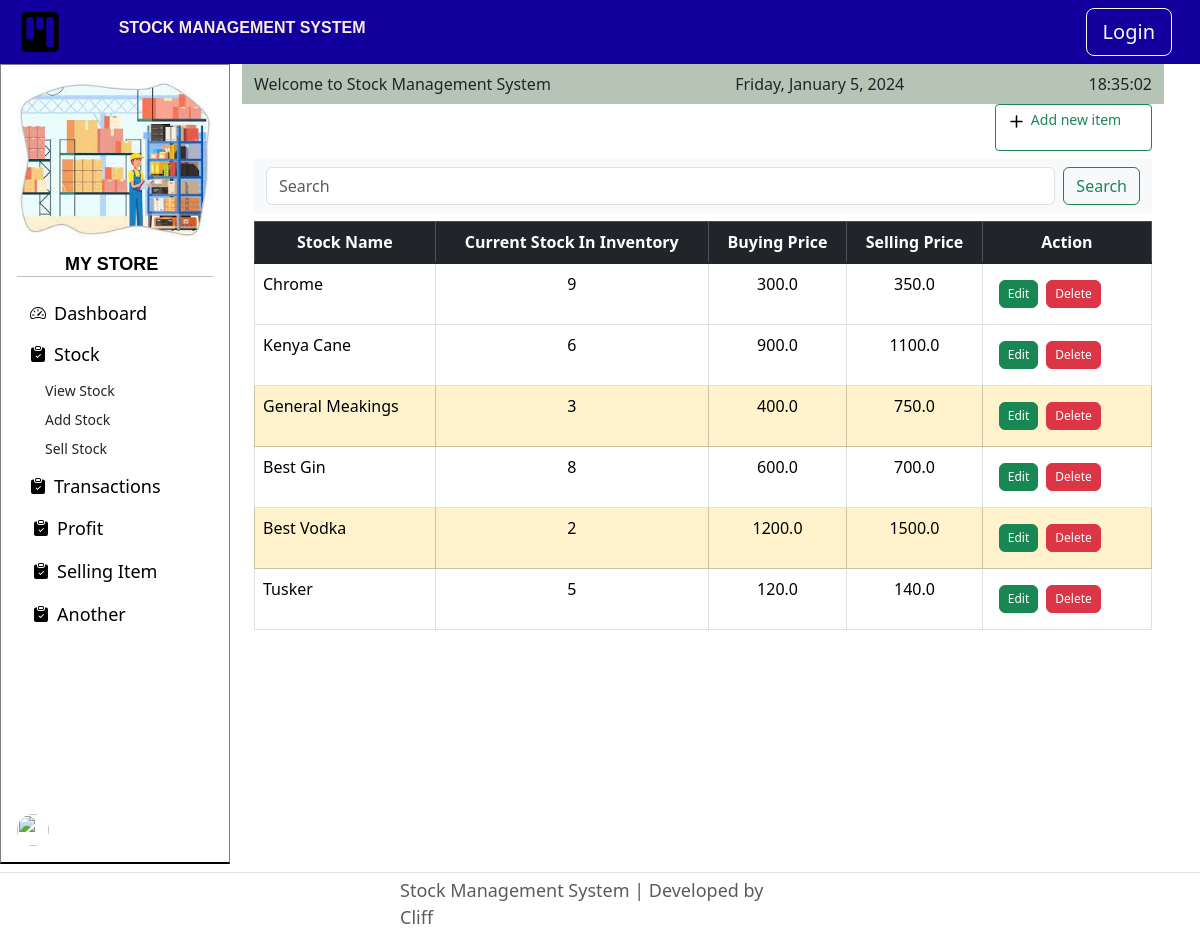
Page /stock on the earlier database version.
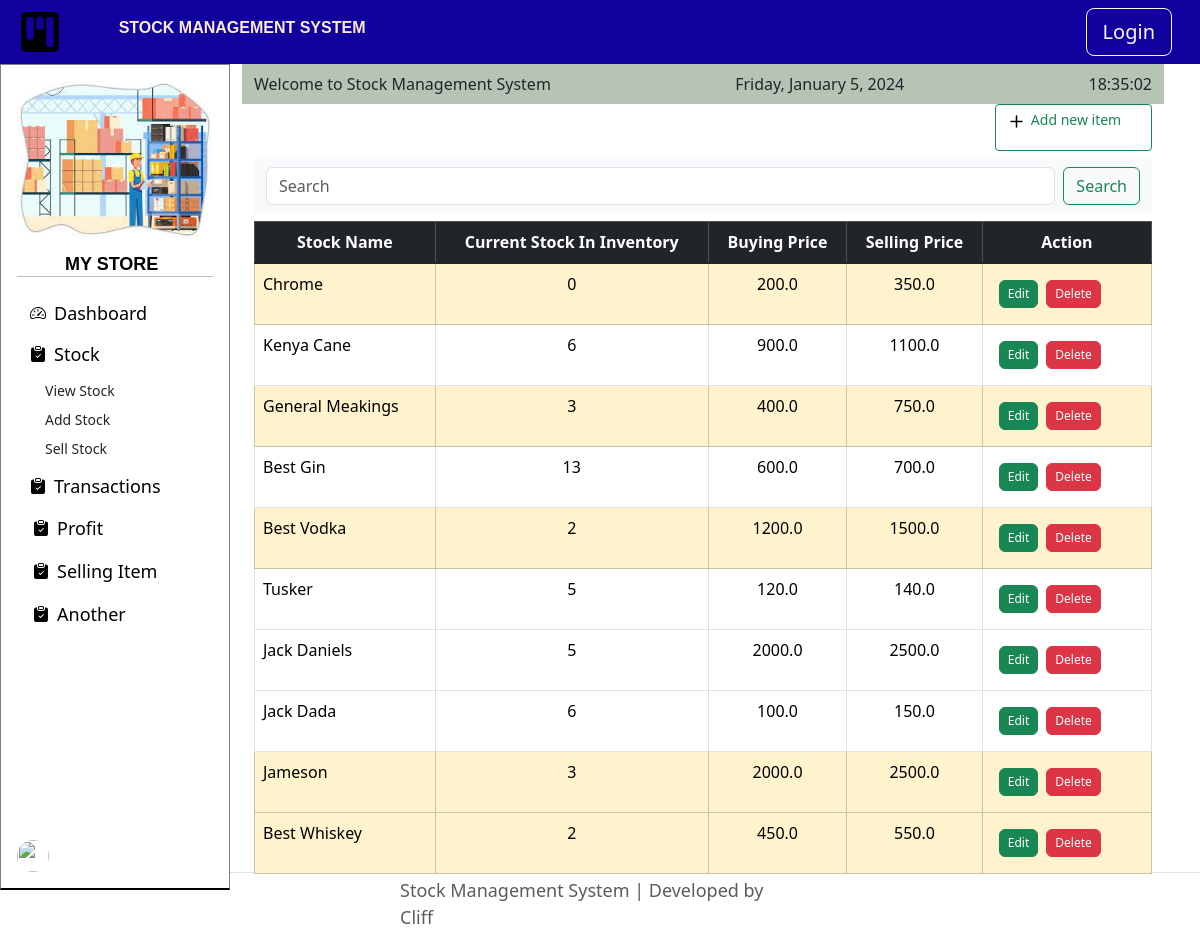
Same page on the later database version.
### main.py (models this page shows)
class Stock(db.Model):
    __tablename__ = "stock"
    id = db.Column(db.Integer, primary_key=True)
    item_name = db.Column(db.String(100), unique=True, nullable=False)
    item_quantity = db.Column(db.Integer, nullable=False)
    buying_price = db.Column(db.Float, nullable=False)
    selling_price = db.Column(db.Float, nullable=False)
    transactions = db.relationship("Transactions", back_populates="itemname", cascade="all, delete-orphan")

### main.py (the view)
@app.route("/stock", methods=['POST', 'GET'])
def stock():
    all_stocks = db.session.execute(db.select(Stock)).scalars().all()
    if request.method == "POST":
        search_query = request.form.get('search', '')
        results = Stock.query.filter(Stock.item_name.ilike(f'%{search_query}%')).all()
        return render_template("stock.html", all_stocks=results)
    return render_template("stock.html", all_stocks=all_stocks)

### templates/stock.html (shortened to what this page needs)
{% extends 'index.html' %}
{% block content %}
<div class="container-fluid">
    <div class="row">
        <a href="{{ url_for('add') }}" class="text-decoration-none">
        <div class="col d-flex justify-content-end">
            <button type="button" class="btn btn-outline-success btn-sm">
                <div class="row">
                <div class="col-2">
                    <svg xmlns="http://www.w3.org/2000/svg" width="25" height="25" fill="currentColor" class="bi bi-plus" viewBox="0 0 16 16">
                        <path d="M8 4a.5.5 0 0 1 .5.5v3h3a.5.5 0 0 1 0 1h-3v3a.5.5 0 0 1-1 0v-3h-3a.5.5 0 0 1 0-1h3v-3A.5.5 0 0 1 8 4"/>
                      </svg>
                </div>
                <div class="col text-start">
                    <p>Add new item</p>
                </div>
                </div>
            </button>
        </div>
        </a>
    </div>
    <nav class="navbar bg-body-tertiary my-2">
      <div class="container-fluid">
        <form class="d-flex flex-grow-1" role="search" method="post" action="{{ url_for('stock') }}">
          <input class="form-control search mb-0 me-2" name="search" id="search" autocomplete="off" type="search" placeholder="Search" aria-label="Search">
          <button class="btn btn-outline-success" type="submit">Search</button>
        </form>
      </div>
    </nav>
<table class="table table-bordered">
    <thead class="table-dark text-center">
      <tr class="p-2">
        <th scope="col">Stock Name</th>
        <th scope="col">Current Stock In Inventory</th>
        <th scope="col">Buying Price</th>
        <th scope="col">Selling Price</th>
        <th scope="col">Action</th>
      </tr>
    </thead>
    <tbody class="table-group-divider">
      {%for stock in all_stocks %}
      {% if stock.item_quantity < 4 %}
      <tr class="table-warning">
      {% else %}
      <tr>
      {% endif %}
        <td class="p-2">{{ stock.item_name }}</td>
        <td class="text-center p-2">{{ stock.item_quantity }}</td>
        <td class="text-center p-2">{{ stock.buying_price }}</td>
        <td class="text-center p-2">{{ stock.selling_price }}</td>
        <td>
          <div class="d-flex p-2">
            <a href="{{ url_for('edit', stock_id=stock.id) }}" class="text-decoration-none"><button type="button" class="btn btn-success me-2" style="--bs-btn-padding-y: .25rem; --bs-btn-padding-x: .5rem; --bs-btn-font-size: .75rem;">Edit</button></a>
            <button type="button" class="btn btn-danger me-2 delete-btn" data-toggle="modal" data-target="#delBtn" data-stock-id="{{ stock.id }}" style="--bs-btn-padding-y: .25rem; --bs-btn-padding-x: .5rem; --bs-btn-font-size: .75rem;">Delete</button>
        </div>
        </td>
      </tr>
      {% endfor %}
    </tbody>
  </table>
  </div>
{% endblock %}

### templates/index.html (shortened to what this page needs)
<!DOCTYPE html>
<html lang="en">
<head>
    <link href="https://cdn.jsdelivr.net/npm/bootstrap@5.3.2/dist/css/bootstrap.min.css" rel="stylesheet">
    <link rel="stylesheet" href="/static/style.css">
</head>
<body>
    <header class="p-2" style="background-color: #11009E;">
        <nav>
        <div class="container-fluid">
            <div class="d-flex align-items-center row">
                <div class="col-1">
                    <a href="{{ url_for('dashboard') }}" class="d-flex align-items-center text-white text-decoration-none">
                    </a>
                </div>
                <h1 class="col-6 navbar-brand" style="color: antiquewhite;">STOCK MANAGEMENT SYSTEM</h1>
                <div class="col d-flex justify-content-end">
                    <button type="button" class="btn btn-lg btn-outline-light me-2">Login</button>
                </div>
            </div>
        </div>
        </nav>
    </header>
    <div class="container-fluid row full-height-container">
    <div class="d-flex flex-column flex-shrink-0 p-3 text-white" style="width: 230px;  background-color: white; border: 1px solid grey; border-bottom: 2px solid black;">
      <img src="/static/images/download.jpeg" alt="">
      <h1 class="mt-3 ms-5 mb-0" style="color: black; font-size: large;font-weight: 700;">MY STORE</h1>
      <hr class="mt-0" style="color: black;">
      <ul class="nav nav-pills nav-fill flex-column mb-auto">
        <li class="nav-item">
          <a href="{{ url_for('dashboard') }}" class="text-white w-100 btn btn-toggle rounded collapsed d-flex align-items-center">
            <span class="ms-2">Dashboard</span>
          </a>
        </li>
        <li class="nav-item">
            <button class="btn btn-toggle rounded collapsed w-100 d-flex align-items-center" data-bs-toggle="collapse" data-bs-target="#stock-collapse" aria-expanded="false">
            <span class="ms-2">Stock</span>
          </button>
          <div class="collapse {% if 'restock' in request.path or 'stock' in request.path or 'sold' in request.path %} show {% endif %}" id="stock-collapse">
            <ul class="btn-toggle-nav list-unstyled fw-normal pb-1 small nav nav-pills nav-fill ">
              <li><a href="{{ url_for('stock') }}" class="link-dark rounded nav-link">View Stock</a></li>
              <li><a href="{{ url_for('restock') }}" class="link-dark rounded nav-link">Add Stock</a></li>
              <li><a href="{{ url_for('sold') }}" class="link-dark rounded nav-link">Sell Stock</a></li>
            </ul>
          </div>
        </li>
        <li class="nav-item">
            <button class="btn btn-toggle rounded collapsed w-100 d-flex align-items-center" data-bs-toggle="collapse" data-bs-target="#transactions-collapse" aria-expanded="false">
            <span class="ms-2">Transactions</span>
          </button>
        </li>
        <li class="d-flex justify-content-start align-items-center nav-item">
          <a href="#" class="nav-link text-white w-100 btn btn-toggle rounded collapsed d-flex align-items-center">
            <span class="ms-2">Profit</span>
          </a>
        </li>
        <li class="d-flex justify-content-start align-items-center nav-item">
          <a href="#" class="nav-link text-white w-100 btn btn-toggle rounded collapsed d-flex align-items-center">
            <span class="ms-2">Selling Item</span>
          </a>
        </li>
        <li class="d-flex justify-content-start align-items-center nav-item">
          <a href="#" class="nav-link text-white w-100 btn btn-toggle rounded collapsed d-flex align-items-center">
            <span class="ms-2">Another</span>
          </a>
        </li>
      </ul>
      <hr>
      <div class="dropdown">
        <a href="#" class="d-flex align-items-center text-white text-decoration-none dropdown-toggle" id="dropdownUser1" data-bs-toggle="dropdown" aria-expanded="false">
          <img src="https://github.com/mdo.png" alt="" width="32" height="32" class="rounded-circle me-2">
          <strong>mdo</strong>
        </a>
      </div>
    </div>
      <div class="col table-responsive">
        <nav class="navbar align-items-center mb-0" style="background-color: #B6C4B6;">
          <div class="container d-flex justify-content-between align-items-center">
              <p class="m-0">Welcome to Stock Management System</p>
              <p class="m-0" id="date"></p>
              <p class="m-0" id="time"></p>
          </div>
      </nav>
        {% block content %}
        {% endblock %}
      </div>
    </div>
    <footer class="d-flex flex-wrap justify-content-center align-items-center py-1 my-2 border-top">
        <div class="col-md-4 d-flex align-items-center">
          <span class="mb-3 mb-md-0 text-body-secondary">Stock Management System | Developed by Cliff</span>
        </div>
    </footer>
</body>
</html>

### static/style.css (style rules this page uses)
h1 { font-size: larger; font-weight: 700; font-family: 'Arial', sans-serif; }
svg { color: black; }
span { color: black; font-weight: 500; font-size: large; }
.btn-toggle-nav a { display: inline-flex; padding: 0.1875rem 0.5rem; margin-top: 0.125rem; margin-left: 1.25rem; text-decoration: none; }

### templates/index.html (style rules this page uses)
body, html { height: 100%; margin: 0; }
.full-height-container { height: 100vh; }

Differences in the rows shown:
changed Stock "Chrome": item_quantity "9" → "0"; buying_price "300.0" → "200.0"
changed Stock "Best Gin": item_quantity "8" → "13"
added Stock: item_name "Jack Daniels", item_quantity "5", buying_price "2000.0", selling_price "2500.0"
added Stock: item_name "Jack Dada", item_quantity "6", buying_price "100.0", selling_price "150.0"
added Stock: item_name "Jameson", item_quantity "3", buying_price "2000.0", selling_price "2500.0"
added Stock: item_name "Best Whiskey", item_quantity "2", buying_price "450.0", selling_price "550.0"
